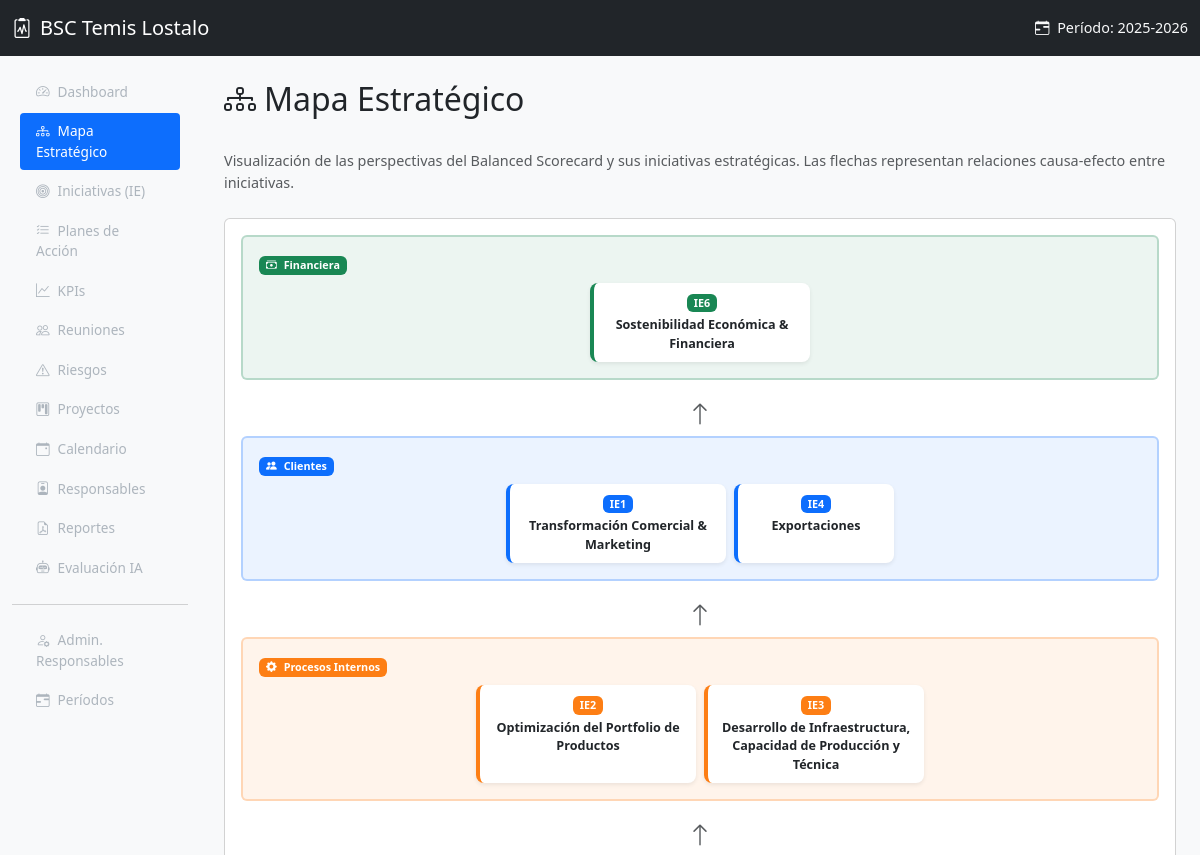
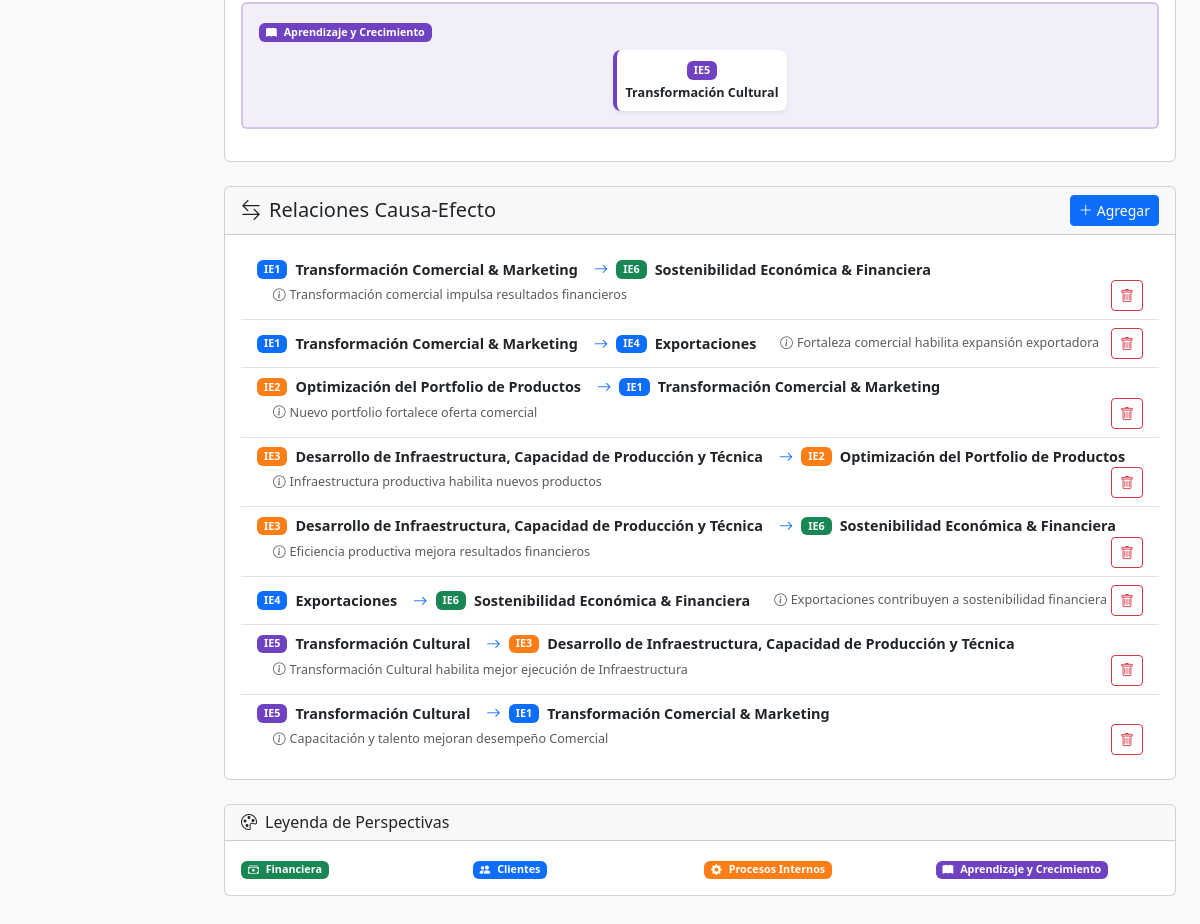
Page /index.php?page=mapa on the committed database (2 pictures, top to bottom).
### tables this page shows
CREATE TABLE periodos_estrategicos (
    id INT AUTO_INCREMENT PRIMARY KEY,
    nombre VARCHAR(100) NOT NULL,
    fecha_inicio DATE NOT NULL,
    fecha_fin DATE NOT NULL,
    activo TINYINT(1) DEFAULT 0,
    created_at TIMESTAMP DEFAULT CURRENT_TIMESTAMP
);

CREATE TABLE perspectivas (
    id INT AUTO_INCREMENT PRIMARY KEY,
    nombre VARCHAR(100) NOT NULL,
    color VARCHAR(7) NOT NULL DEFAULT '#0d6efd',
    icono VARCHAR(50) DEFAULT NULL,
    orden INT NOT NULL DEFAULT 0
);

CREATE TABLE iniciativas_estrategicas (
    id INT AUTO_INCREMENT PRIMARY KEY,
    perspectiva_id INT NOT NULL,
    periodo_id INT DEFAULT NULL,
    codigo VARCHAR(10) NOT NULL,
    nombre VARCHAR(200) NOT NULL,
    descripcion TEXT,
    orden INT NOT NULL DEFAULT 0,
    FOREIGN KEY (perspectiva_id) REFERENCES perspectivas(id) ON DELETE CASCADE,
    FOREIGN KEY (periodo_id) REFERENCES periodos_estrategicos(id) ON DELETE SET NULL
);

CREATE TABLE relaciones_causa_efecto (
    id INT AUTO_INCREMENT PRIMARY KEY,
    iniciativa_origen_id INT NOT NULL,
    iniciativa_destino_id INT NOT NULL,
    descripcion VARCHAR(200) DEFAULT NULL,
    FOREIGN KEY (iniciativa_origen_id) REFERENCES iniciativas_estrategicas(id) ON DELETE CASCADE,
    FOREIGN KEY (iniciativa_destino_id) REFERENCES iniciativas_estrategicas(id) ON DELETE CASCADE
);

### includes/functions.php (called while the page is built, shortened)
<?php
function sanitize($input) {
    return htmlspecialchars(trim($input), ENT_QUOTES, 'UTF-8');
}
function activeNav($page, $current) {
    return ($page === $current) ? 'active' : '';
}
function getPeriodoActivo($pdo) {
    $stmt = $pdo->query("SELECT * FROM periodos_estrategicos WHERE activo = 1 LIMIT 1");
    return $stmt->fetch();
}

### views/mapa/index.php (the view, shortened to what this page needs)
<?php
require_once __DIR__ . '/../../models/Iniciativa.php';
$perspectivas = $pdo->query("SELECT * FROM perspectivas ORDER BY orden ASC")->fetchAll();
$iniciativas = $pdo->query("
    SELECT ie.*, p.nombre AS perspectiva_nombre, p.color AS perspectiva_color
    FROM iniciativas_estrategicas ie
    JOIN perspectivas p ON ie.perspectiva_id = p.id
    ORDER BY ie.orden ASC
")->fetchAll();
$ieByPerspectiva = [];
foreach ($iniciativas as $ie) {
    $ieByPerspectiva[$ie['perspectiva_id']][] = $ie;
}
$ieById = [];
foreach ($iniciativas as $ie) {
    $ieById[$ie['id']] = $ie;
}
$relaciones = $pdo->query("
    SELECT r.*,
           io.codigo AS origen_codigo, io.nombre AS origen_nombre,
           id2.codigo AS destino_codigo, id2.nombre AS destino_nombre
    FROM relaciones_causa_efecto r
    JOIN iniciativas_estrategicas io ON r.iniciativa_origen_id = io.id
    JOIN iniciativas_estrategicas id2 ON r.iniciativa_destino_id = id2.id
    ORDER BY io.orden ASC
")->fetchAll();
require_once __DIR__ . '/../layout/header.php';
?>
<div class="d-flex justify-content-between align-items-center mb-4">
    <h2><i class="bi bi-diagram-3 me-2"></i>Mapa Estrat&eacute;gico</h2>
</div>
<p class="text-muted mb-4">
    Visualizaci&oacute;n de las perspectivas del Balanced Scorecard y sus iniciativas estrat&eacute;gicas.
    Las flechas representan relaciones causa-efecto entre iniciativas.
</p>
<div class="card mb-4">
    <div class="card-body p-3">
        <?php foreach ($perspectivas as $persp): ?>
            <?php $iesPersp = $ieByPerspectiva[$persp['id']] ?? []; ?>
            <div class="mb-3 p-3 rounded position-relative"
                 style="background-color: <?= sanitize($persp['color']) ?>15; border: 2px solid <?= sanitize($persp['color']) ?>40; min-height: 100px;">
                <div class="mb-2">
                    <span class="badge" style="background-color: <?= sanitize($persp['color']) ?>;">
                        <i class="bi <?= sanitize($persp['icono'] ?? 'bi-circle') ?> me-1"></i>
                        <?= sanitize($persp['nombre']) ?>
                    </span>
                </div>
                <div class="row g-2 justify-content-center">
                    <?php if (!empty($iesPersp)): ?>
                        <?php foreach ($iesPersp as $ie): ?>
                            <div class="col-auto">
                                <a href="<?= BASE_URL ?>index.php?page=iniciativas&action=detalle&id=<?= (int)$ie['id'] ?>"
                                   class="text-decoration-none">
                                    <div class="card border-0 shadow-sm rounded-3 h-100"
                                         style="border-left: 4px solid <?= sanitize($ie['perspectiva_color']) ?> !important; min-width: 160px; max-width: 220px;">
                                        <div class="card-body p-2 text-center">
                                            <span class="badge mb-1" style="background-color: <?= sanitize($ie['perspectiva_color']) ?>;">
                                                <?= sanitize($ie['codigo']) ?>
                                            </span>
                                            <div class="small fw-semibold text-dark"><?= sanitize($ie['nombre']) ?></div>
                                        </div>
                                    </div>
                                </a>
                            </div>
                        <?php endforeach; ?>
                    <?php else: ?>
                        <div class="col-12 text-center text-muted small py-2">
                            Sin iniciativas en esta perspectiva
                        </div>
                    <?php endif; ?>
                </div>
            </div>
            <?php
            $lastPersp = end($perspectivas);
            if ($persp['id'] !== $lastPersp['id']):
            ?>
                <div class="text-center my-1">
                    <i class="bi bi-arrow-up fs-4 text-muted"></i>
                </div>
            <?php endif; ?>
        <?php endforeach; ?>
    </div>
</div>
<div class="card mb-4">
    <div class="card-header d-flex justify-content-between align-items-center">
        <h5 class="mb-0"><i class="bi bi-arrow-left-right me-2"></i>Relaciones Causa-Efecto</h5>
        <button class="btn btn-sm btn-primary" data-bs-toggle="collapse" data-bs-target="#nuevaRelacion">
            <i class="bi bi-plus-lg me-1"></i>Agregar
        </button>
    </div>
    <div class="card-body">
        <?php if (!empty($relaciones)): ?>
            <div class="list-group list-group-flush">
                <?php foreach ($relaciones as $rel): ?>
                    <?php
                    $origenColor = $ieById[$rel['iniciativa_origen_id']]['perspectiva_color'] ?? '#6c757d';
                    $destinoColor = $ieById[$rel['iniciativa_destino_id']]['perspectiva_color'] ?? '#6c757d';
                    ?>
                    <div class="list-group-item d-flex align-items-center flex-wrap">
                        <span class="badge me-2" style="background-color: <?= sanitize($origenColor) ?>;">
                            <?= sanitize($rel['origen_codigo']) ?>
                        </span>
                        <span class="fw-semibold me-2"><?= sanitize($rel['origen_nombre']) ?></span>
                        <i class="bi bi-arrow-right text-primary mx-2"></i>
                        <span class="badge me-2" style="background-color: <?= sanitize($destinoColor) ?>;">
                            <?= sanitize($rel['destino_codigo']) ?>
                        </span>
                        <span class="fw-semibold me-2"><?= sanitize($rel['destino_nombre']) ?></span>
                        <?php if (!empty($rel['descripcion'])): ?>
                            <small class="text-muted ms-md-3 mt-1 mt-md-0">
                                <i class="bi bi-info-circle me-1"></i><?= sanitize($rel['descripcion']) ?>
                            </small>
                        <?php endif; ?>
                        <form method="POST" action="<?= BASE_URL ?>index.php?page=mapa&action=eliminar_relacion&id=<?= $rel['id'] ?>"
                              class="ms-auto" onsubmit="return confirm('¿Eliminar esta relación?');">
                            <button type="submit" class="btn btn-sm btn-outline-danger" title="Eliminar">
                                <i class="bi bi-trash"></i>
                            </button>
                        </form>
                    </div>
                <?php endforeach; ?>
            </div>
        <?php endif; ?>
    </div>
</div>
<div class="card mb-4">
    <div class="card-header">
        <h6 class="mb-0"><i class="bi bi-palette me-2"></i>Leyenda de Perspectivas</h6>
    </div>
    <div class="card-body">
        <div class="row g-2">
            <?php foreach ($perspectivas as $persp): ?>
                <div class="col-md-3 col-6">
                    <span class="badge me-1" style="background-color: <?= sanitize($persp['color']) ?>;">
                        <i class="bi <?= sanitize($persp['icono'] ?? 'bi-circle') ?> me-1"></i>
                        <?= sanitize($persp['nombre']) ?>
                    </span>
                </div>
            <?php endforeach; ?>
        </div>
    </div>
</div>
<?php require_once __DIR__ . '/../layout/footer.php'; ?>

### views/layout/header.php (shortened to what this page needs)
<!DOCTYPE html>
<html lang="es">
<head>
    <link href="https://cdn.jsdelivr.net/npm/bootstrap@5.3.3/dist/css/bootstrap.min.css" rel="stylesheet">
    <link href="https://cdn.jsdelivr.net/npm/bootstrap-icons@1.11.3/font/bootstrap-icons.min.css" rel="stylesheet">
    <link href="<?= BASE_URL ?>assets/css/style.css" rel="stylesheet">
</head>
<body>
    <nav class="navbar navbar-dark bg-dark fixed-top">
        <div class="container-fluid">
            <a class="navbar-brand d-flex align-items-center" href="<?= BASE_URL ?>">
                <i class="bi bi-clipboard2-pulse me-2"></i>
                BSC Temis Lostalo
            </a>
            <?php if ($periodoActivo): ?>
                <span class="navbar-text text-light">
                    <i class="bi bi-calendar-range me-1"></i>
                    Período: <?= sanitize($periodoActivo['nombre']) ?>
                </span>
            <?php endif; ?>
        </div>
    </nav>
    <div class="container-fluid">
        <div class="row">
            <nav id="sidebar" class="col-md-2 d-md-block sidebar offcanvas-md offcanvas-start">
                <div class="offcanvas-body position-sticky pt-3">
                    <ul class="nav flex-column">
                        <li class="nav-item">
                            <a class="nav-link <?= activeNav('dashboard', $page) ?>" href="<?= BASE_URL ?>index.php?page=dashboard">
                                <i class="bi bi-speedometer2 me-2"></i>Dashboard
                            </a>
                        </li>
                        <li class="nav-item">
                            <a class="nav-link <?= activeNav('mapa', $page) ?>" href="<?= BASE_URL ?>index.php?page=mapa">
                                <i class="bi bi-diagram-3 me-2"></i>Mapa Estratégico
                            </a>
                        </li>
                        <li class="nav-item">
                            <a class="nav-link <?= activeNav('iniciativas', $page) ?>" href="<?= BASE_URL ?>index.php?page=iniciativas">
                                <i class="bi bi-bullseye me-2"></i>Iniciativas (IE)
                            </a>
                        </li>
                        <li class="nav-item">
                            <a class="nav-link <?= activeNav('planes', $page) ?>" href="<?= BASE_URL ?>index.php?page=planes">
                                <i class="bi bi-list-check me-2"></i>Planes de Acción
                            </a>
                        </li>
                        <li class="nav-item">
                            <a class="nav-link <?= activeNav('kpis', $page) ?>" href="<?= BASE_URL ?>index.php?page=kpis">
                                <i class="bi bi-graph-up me-2"></i>KPIs
                            </a>
                        </li>
                        <li class="nav-item">
                            <a class="nav-link <?= activeNav('reuniones', $page) ?>" href="<?= BASE_URL ?>index.php?page=reuniones">
                                <i class="bi bi-people me-2"></i>Reuniones
                            </a>
                        </li>
                        <li class="nav-item">
                            <a class="nav-link <?= activeNav('riesgos', $page) ?>" href="<?= BASE_URL ?>index.php?page=riesgos">
                                <i class="bi bi-exclamation-triangle me-2"></i>Riesgos
                            </a>
                        </li>
                        <li class="nav-item">
                            <a class="nav-link <?= activeNav('proyectos', $page) ?>" href="<?= BASE_URL ?>index.php?page=proyectos">
                                <i class="bi bi-kanban me-2"></i>Proyectos
                            </a>
                        </li>
                        <li class="nav-item">
                            <a class="nav-link <?= activeNav('calendario', $page) ?>" href="<?= BASE_URL ?>index.php?page=calendario">
                                <i class="bi bi-calendar-event me-2"></i>Calendario
                            </a>
                        </li>
                        <li class="nav-item">
                            <a class="nav-link <?= activeNav('responsables', $page) ?>" href="<?= BASE_URL ?>index.php?page=responsables">
                                <i class="bi bi-person-badge me-2"></i>Responsables
                            </a>
                        </li>
                        <li class="nav-item">
                            <a class="nav-link <?= activeNav('reportes', $page) ?>" href="<?= BASE_URL ?>index.php?page=reportes">
                                <i class="bi bi-file-earmark-pdf me-2"></i>Reportes
                            </a>
                        </li>
                        <li class="nav-item">
                            <a class="nav-link <?= activeNav('evaluacion', $page) ?>" href="<?= BASE_URL ?>index.php?page=evaluacion">
                                <i class="bi bi-robot me-2"></i>Evaluación IA
                            </a>
                        </li>
                        <hr class="text-muted">
                        <li class="nav-item">
                            <a class="nav-link <?= activeNav('admin_responsables', $page) ?>" href="<?= BASE_URL ?>index.php?page=admin_responsables">
                                <i class="bi bi-person-gear me-2"></i>Admin. Responsables
                            </a>
                        </li>
                        <li class="nav-item">
                            <a class="nav-link <?= activeNav('periodos', $page) ?>" href="<?= BASE_URL ?>index.php?page=periodos">
                                <i class="bi bi-calendar-range me-2"></i>Períodos
                            </a>
                        </li>
                    </ul>
                </div>
            </nav>
            <main class="col-md-10 ms-sm-auto px-md-4 main-content">

### assets/css/style.css (style rules this page uses)
body { font-size: 0.9rem; background-color: #f8f9fa; }
.main-content { margin-top: 56px; padding-top: 1.5rem; padding-bottom: 2rem; }
.sidebar { background-color: #212529; min-height: calc(100vh - 56px); margin-top: 56px; padding-top: 0; }
.sidebar .nav-link { color: #adb5bd; padding: 0.5rem 1rem; border-radius: 0.25rem; margin: 0.1rem 0.5rem; font-size: 0.85rem; }
.sidebar .nav-link.active { color: #fff; background-color: #0d6efd; }
.sidebar .nav-link i { width: 20px; text-align: center; }

### rows in the picture
periodos_estrategicos: nombre "2025-2026"
perspectivas: nombre "Financiera"
iniciativas_estrategicas: codigo "IE6", nombre "Sostenibilidad Económica & Financiera"
perspectivas: nombre "Clientes"
iniciativas_estrategicas: codigo "IE1", nombre "Transformación Comercial & Marketing"
iniciativas_estrategicas: codigo "IE4", nombre "Exportaciones"
perspectivas: nombre "Procesos Internos"
iniciativas_estrategicas: codigo "IE2", nombre "Optimización del Portfolio de Productos"
iniciativas_estrategicas: codigo "IE3", nombre "Desarrollo de Infraestructura, Capacidad de Producción y Técnica"
perspectivas: nombre "Aprendizaje y Crecimiento"
iniciativas_estrategicas: codigo "IE5", nombre "Transformación Cultural"
relaciones_causa_efecto: iniciativa_origen.codigo "IE1", iniciativa_origen.nombre "Transformación Comercial & Marketing", iniciativa_destino.codigo "IE6", iniciativa_destino.nombre "Sostenibilidad Económica & Financiera", descripcion "Transformación comercial impulsa resultados financieros"
relaciones_causa_efecto: iniciativa_origen.codigo "IE1", iniciativa_origen.nombre "Transformación Comercial & Marketing", iniciativa_destino.codigo "IE4", iniciativa_destino.nombre "Exportaciones", descripcion "Fortaleza comercial habilita expansión exportadora"
relaciones_causa_efecto: iniciativa_origen.codigo "IE2", iniciativa_origen.nombre "Optimización del Portfolio de Productos", iniciativa_destino.codigo "IE1", iniciativa_destino.nombre "Transformación Comercial & Marketing", descripcion "Nuevo portfolio fortalece oferta comercial"
relaciones_causa_efecto: iniciativa_origen.codigo "IE3", iniciativa_origen.nombre "Desarrollo de Infraestructura, Capacidad de Producción y Técnica", iniciativa_destino.codigo "IE2", iniciativa_destino.nombre "Optimización del Portfolio de Productos", descripcion "Infraestructura productiva habilita nuevos productos"
relaciones_causa_efecto: iniciativa_origen.codigo "IE3", iniciativa_origen.nombre "Desarrollo de Infraestructura, Capacidad de Producción y Técnica", iniciativa_destino.codigo "IE6", iniciativa_destino.nombre "Sostenibilidad Económica & Financiera", descripcion "Eficiencia productiva mejora resultados financieros"
relaciones_causa_efecto: iniciativa_origen.codigo "IE4", iniciativa_origen.nombre "Exportaciones", iniciativa_destino.codigo "IE6", iniciativa_destino.nombre "Sostenibilidad Económica & Financiera", descripcion "Exportaciones contribuyen a sostenibilidad financiera"
relaciones_causa_efecto: iniciativa_origen.codigo "IE5", iniciativa_origen.nombre "Transformación Cultural", iniciativa_destino.codigo "IE3", iniciativa_destino.nombre "Desarrollo de Infraestructura, Capacidad de Producción y Técnica", descripcion "Transformación Cultural habilita mejor ejecución de Infraestructura"
relaciones_causa_efecto: iniciativa_origen.codigo "IE5", iniciativa_origen.nombre "Transformación Cultural", iniciativa_destino.codigo "IE1", iniciativa_destino.nombre "Transformación Comercial & Marketing", descripcion "Capacitación y talento mejoran desempeño Comercial"
